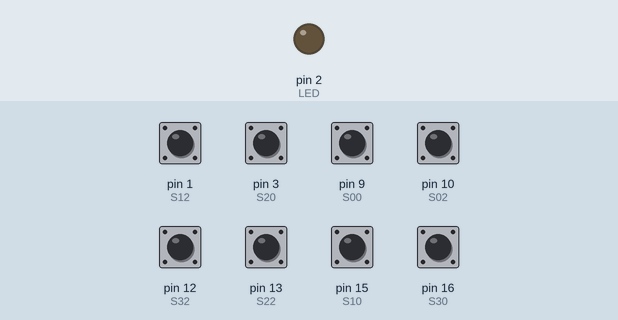
This sketch was run on a simulated Arduino Uno, built with avr-gcc and run on an emulated ATmega328P. Parts: output pins drawn as LEDs (lit = HIGH). Inputs (shaded band) come from the test bench; at power-on: pin 1 (S12), pin 3 (S20), pin 9 (S00), pin 10 (S02), pin 12 (S32), pin 13 (S22), pin 15 (S10), pin 16 (S30) HIGH.

Above: at 4.25 s.
At 18.7 s:
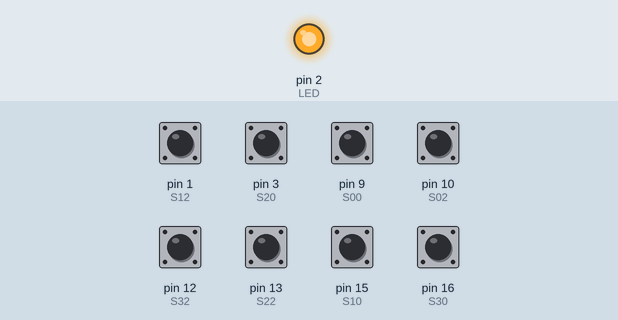
Timing chart, 0 to 20.2 s (numbered marks = the images above):
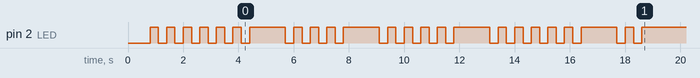

The sketch:

Test_Switches.ino
```cpp
/***************
 * Fun Box für Armins Geburtstag
 * Hardware: NodeMCU ESP8266, 5 Servos, 4 Kippschalter 3 Positionen
 *
 * Vorversuch zur Eingabe der Schalter
 *
 * TODO: A Lot
***************************/

const char *whoami = "Armins Funbox - Test Switches";
const char *version = "0.1";
const char *date = "2024-10-30";


#include <string.h>
#include <stdlib.h>


#define COMMAND_BUFFER_LENGTH        25                        //length of serial buffer for incoming commands
char   CommandLine[COMMAND_BUFFER_LENGTH + 1];                 //Read commands into this buffer from Serial.  +1 in length for a termination char

#define CR '\r'
#define LF '\n'
#define BS '\b'
#define NULLCHAR '\0'
#define SPACE ' '
#define S00 9   //check
#define S02 10  //check
#define S10 15  //check
#define S12 1   //TX seems to be not working
#define S20 3   //check
#define S22 13  //check
#define S30 16
#define S32 12  // Attention GPIO16 aka D0 needs an external Pullup, e.g. 10k to 3.3.V

#define LED 2 // buidin LED

// using UART1 for serial communication, GPIO2 not usable for servo

const char *delimiters            = ", \n";

int switch0_0;
int switch0_2;
int switch1_0;
int switch1_2;
int switch2_0;
int switch2_2;
int switch3_0;
int switch3_2;
unsigned long switch_watch = millis();

void setup() {

  //Serial.begin(115200);
  //Serial.set_tx(2);

  //delay(500);
  //Serial.printf("\n\n%s, Version %s, (Date: %s)\n", whoami, version, date);
  pinMode(S00, INPUT_PULLUP);  //Schalter 0, Position 0
  pinMode(S02, INPUT_PULLUP);  //Schalter 0, Position 2
  pinMode(S10, INPUT_PULLUP);  //Schalter 1, Position 0
  pinMode(S12, INPUT_PULLUP);  //Schalter 1, Position 2
  pinMode(S20, INPUT_PULLUP);  //Schalter 2, Position 0
  pinMode(S22, INPUT_PULLUP);  //Schalter 2, Position 2
  pinMode(S30, INPUT_PULLUP);  //Schalter 3, Position 0
  pinMode(S32, INPUT_PULLUP);  //Schalter 3, Position 2
  pinMode(LED, OUTPUT); // for indication of switch position
  delay(500);
  blinkNumber(6);
}

void loop() {

  int correctState[] = {0,2,0,2};
  int switchState[] = {1,1,1,1};

  if (readSwitchState(switchState)) {       // did it change?
    switch_watch =millis();                 // reset the watch time
  } else {
    if ((millis() - switch_watch) < 2000) {
      // still thinking?
      //Serial.printf("Think time: %i\n", millis() - switch_watch);
    } else {
      if (statusCompare(switchState, correctState)){
        // right answer was guessed
        //Serial.printf("Success! The Drawer will be opened");
        openSesam();
      } else {
        for (int i = 0; i < 4; i++) {
          //resetSwitch(i);
          //Serial.printf("Attempting to reset switch %i",i);
        }
      }
    }
  }


} /* loop() */

bool statusCompare(int state1[],int state2[]) {
  for (int i = 0; i < 4; i++) {
    if (state1[i] != state2[i]) {
      return false;
    }
  }
  return true;
}

bool readSwitchState(int state[]){
  static int previous[4];
  bool changed = false;
  switch0_0 = digitalRead(S00);
  switch0_2 = digitalRead(S02);
  if (switch0_0 == 0 && switch0_2 == 1) {
    state[0] = 0;

  } else if (switch0_0 == 1 && switch0_2 == 1) {
    state[0] = 1;

  } else if (switch0_0 == 1 && switch0_2 == 0){
    state[0] = 2;
  } else {
    state[0] = 3; // should never happen!
  }
  if (state[0] != previous[0]) {
    previous[0] = state[0];
    changed = true;
    blinkNumber(1);
    delay(1000);
    blinkNumber(state[0]+1);
  }

  switch1_0 = digitalRead(S10);
  switch1_2 = digitalRead(S12);
  if (switch1_0 == 0 && switch1_2 == 1) {
    state[1] = 0;

  } else if (switch1_0 == 1 && switch1_2 == 1) {
    state[1] = 1;

  } else if (switch1_0 == 1 && switch1_2 == 0){
    state[1] = 2;
  } else {
    state[1] = 3; // should never happen!
  }
  if (state[1] != previous[1]) {
    previous[1] = state[1];
    changed = true;
    blinkNumber(2);
    delay(1000);
    blinkNumber(state[1]+1);

  }

  switch2_0 = digitalRead(S20);
  switch2_2 = digitalRead(S22);
  if (switch2_0 == 0 && switch2_2 == 1) {
    state[2] = 0;

  } else if (switch2_0 == 1 && switch2_2 == 1) {
    state[2] = 1;

  } else if (switch2_0 == 1 && switch2_2 == 0){
    state[2] = 2;
  } else {
    state[2] = 3; // should never happen!
  }
  if (state[2] != previous[2]) {
    previous[2] = state[2];
    changed = true;
    blinkNumber(3);
    delay(1000);
    blinkNumber(state[2]+1);
  }

  switch3_0 = digitalRead(S30);
  switch3_2 = digitalRead(S32);
  if (switch3_0 == 0 && switch3_2 == 1) {
    state[3] = 0;

  } else if (switch3_0 == 1 && switch3_2 == 1) {
    state[3] = 1;

  } else if (switch3_0 == 1 && switch3_2 == 0){
    state[3] = 2;
  } else {
    state[3] = 3; // should never happen!
  }
  if (state[3] != previous[3]) {
    previous[3] = state[3];
    changed = true;
    blinkNumber(4);
    delay(1000);
    blinkNumber(state[3]+1);
  }


//if (changed) Serial.printf("Serial switches are %i %i %i %i, changed = %s.\n", state[0],state[1], state[2], state[3], changed ? "true" : "false");
//if (changed) blinkState(state);
return changed;
}

void blinkState(int state[]) {
  for (int i = 0; i < 4; i++) {
    blinkNumber(i);
    delay(500);
    blinkNumber(state[i]);
    delay(1000);
  }
}

void blinkNumber(int number) {
  for (int i = 0; i < number; i++) {
    digitalWrite(LED, LOW);
    delay(300);
    digitalWrite(LED, HIGH);
    delay(300);
  }
}

void openSesam() {
  blinkNumber(10);
}
```

Measured:
- by itself, pin 2 (LED): HIGH → LOW at 1.1 s, → HIGH 0.30 s later, → LOW 0.30 s later, → HIGH 0.30 s later, … (46 changes in this stretch)
